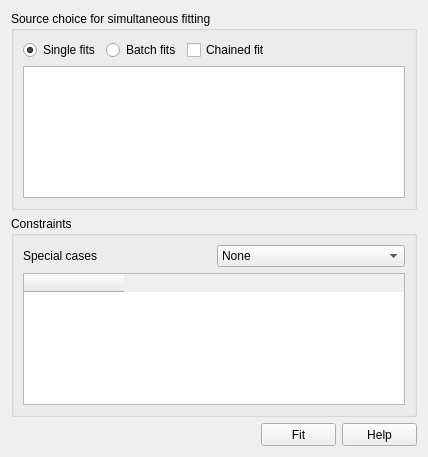
<?xml version="1.0" encoding="UTF-8"?>
<ui version="4.0">
 <class>ConstraintWidgetUI</class>
 <widget class="QWidget" name="ConstraintWidgetUI">
  <property name="geometry">
   <rect>
    <x>0</x>
    <y>0</y>
    <width>428</width>
    <height>457</height>
   </rect>
  </property>
  <property name="windowTitle">
   <string>Constrained and Simultaneous Fit</string>
  </property>
  <layout class="QGridLayout" name="gridLayout">
   <item row="0" column="0">
    <widget class="QGroupBox" name="groupBox">
     <property name="title">
      <string>Source choice for simultaneous fitting</string>
     </property>
     <layout class="QVBoxLayout" name="verticalLayout">
      <item>
       <layout class="QHBoxLayout" name="horizontalLayout_2">
        <item>
         <widget class="QRadioButton" name="btnSingle">
          <property name="text">
           <string>Single fits</string>
          </property>
          <property name="checked">
           <bool>true</bool>
          </property>
         </widget>
        </item>
        <item>
         <widget class="QRadioButton" name="btnBatch">
          <property name="text">
           <string>Batch fits</string>
          </property>
         </widget>
        </item>
        <item>
         <widget class="QCheckBox" name="chkChain">
          <property name="text">
           <string>Chained fit</string>
          </property>
         </widget>
        </item>
        <item>
         <spacer name="horizontalSpacer">
          <property name="orientation">
           <enum>Qt::Horizontal</enum>
          </property>
          <property name="sizeHint" stdset="0">
           <size>
            <width>18</width>
            <height>17</height>
           </size>
          </property>
         </spacer>
        </item>
       </layout>
      </item>
      <item>
       <widget class="QTableWidget" name="tblTabList">
        <property name="sizePolicy">
         <sizepolicy hsizetype="Expanding" vsizetype="Expanding">
          <horstretch>0</horstretch>
          <verstretch>0</verstretch>
         </sizepolicy>
        </property>
        <property name="contextMenuPolicy">
         <enum>Qt::ActionsContextMenu</enum>
        </property>
        <property name="alternatingRowColors">
         <bool>true</bool>
        </property>
        <property name="selectionBehavior">
         <enum>QAbstractItemView::SelectRows</enum>
        </property>
       </widget>
      </item>
     </layout>
    </widget>
   </item>
   <item row="1" column="0">
    <widget class="QGroupBox" name="groupBox_2">
     <property name="title">
      <string>Constraints</string>
     </property>
     <layout class="QGridLayout" name="gridLayout_2">
      <item row="0" column="0">
       <layout class="QHBoxLayout" name="horizontalLayout">
        <item>
         <widget class="QLabel" name="label">
          <property name="text">
           <string>Special cases</string>
          </property>
         </widget>
        </item>
        <item>
         <widget class="QComboBox" name="cbCases">
          <item>
           <property name="text">
            <string>None</string>
           </property>
          </item>
         </widget>
        </item>
       </layout>
      </item>
      <item row="1" column="0">
       <widget class="QTableWidget" name="tblConstraints">
        <property name="sizePolicy">
         <sizepolicy hsizetype="Expanding" vsizetype="Expanding">
          <horstretch>0</horstretch>
          <verstretch>0</verstretch>
         </sizepolicy>
        </property>
        <property name="contextMenuPolicy">
         <enum>Qt::ActionsContextMenu</enum>
        </property>
        <column>
         <property name="text">
          <string/>
         </property>
        </column>
       </widget>
      </item>
     </layout>
    </widget>
   </item>
   <item row="2" column="0">
    <layout class="QHBoxLayout" name="horizontalLayout_3">
     <item>
      <spacer name="horizontalSpacer_2">
       <property name="orientation">
        <enum>Qt::Horizontal</enum>
       </property>
       <property name="sizeHint" stdset="0">
        <size>
         <width>273</width>
         <height>20</height>
        </size>
       </property>
      </spacer>
     </item>
     <item>
      <widget class="QPushButton" name="cmdFit">
       <property name="sizePolicy">
        <sizepolicy hsizetype="Fixed" vsizetype="Fixed">
         <horstretch>0</horstretch>
         <verstretch>0</verstretch>
        </sizepolicy>
       </property>
       <property name="minimumSize">
        <size>
         <width>75</width>
         <height>23</height>
        </size>
       </property>
       <property name="text">
        <string>Fit</string>
       </property>
      </widget>
     </item>
     <item>
      <widget class="QPushButton" name="cmdHelp">
       <property name="sizePolicy">
        <sizepolicy hsizetype="Fixed" vsizetype="Fixed">
         <horstretch>0</horstretch>
         <verstretch>0</verstretch>
        </sizepolicy>
       </property>
       <property name="minimumSize">
        <size>
         <width>75</width>
         <height>23</height>
        </size>
       </property>
       <property name="text">
        <string>Help</string>
       </property>
      </widget>
     </item>
    </layout>
   </item>
  </layout>
 </widget>
 <resources/>
 <connections/>
</ui>
